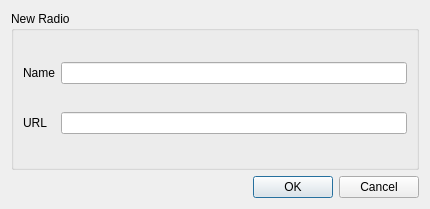
<?xml version="1.0" encoding="UTF-8"?>
<ui version="4.0">
 <class>InsertDialog</class>
 <widget class="QDialog" name="InsertDialog">
  <property name="geometry">
   <rect>
    <x>0</x>
    <y>0</y>
    <width>430</width>
    <height>209</height>
   </rect>
  </property>
  <property name="windowTitle">
   <string>New Radio</string>
  </property>
  <layout class="QGridLayout" name="gridLayout">
   <item row="1" column="0">
    <widget class="QDialogButtonBox" name="buttonBox">
     <property name="orientation">
      <enum>Qt::Horizontal</enum>
     </property>
     <property name="standardButtons">
      <set>QDialogButtonBox::Cancel|QDialogButtonBox::Ok</set>
     </property>
    </widget>
   </item>
   <item row="0" column="0">
    <widget class="QGroupBox" name="groupBox">
     <property name="title">
      <string>New Radio</string>
     </property>
     <layout class="QGridLayout" name="gridLayout_2">
      <item row="0" column="0">
       <widget class="QLabel" name="label">
        <property name="sizePolicy">
         <sizepolicy hsizetype="Minimum" vsizetype="Preferred">
          <horstretch>0</horstretch>
          <verstretch>0</verstretch>
         </sizepolicy>
        </property>
        <property name="text">
         <string>Name</string>
        </property>
        <property name="buddy">
         <cstring>insertName</cstring>
        </property>
       </widget>
      </item>
      <item row="3" column="0">
       <widget class="QLabel" name="label_2">
        <property name="sizePolicy">
         <sizepolicy hsizetype="Minimum" vsizetype="Preferred">
          <horstretch>0</horstretch>
          <verstretch>0</verstretch>
         </sizepolicy>
        </property>
        <property name="text">
         <string>URL</string>
        </property>
        <property name="buddy">
         <cstring>insertUrl</cstring>
        </property>
       </widget>
      </item>
      <item row="0" column="1">
       <widget class="QLineEdit" name="insertName"/>
      </item>
      <item row="3" column="1">
       <widget class="QLineEdit" name="insertUrl">
        <property name="text">
         <string/>
        </property>
       </widget>
      </item>
     </layout>
    </widget>
   </item>
  </layout>
 </widget>
 <resources/>
 <connections>
  <connection>
   <sender>buttonBox</sender>
   <signal>accepted()</signal>
   <receiver>InsertDialog</receiver>
   <slot>accept()</slot>
   <hints>
    <hint type="sourcelabel">
     <x>248</x>
     <y>254</y>
    </hint>
    <hint type="destinationlabel">
     <x>157</x>
     <y>274</y>
    </hint>
   </hints>
  </connection>
  <connection>
   <sender>buttonBox</sender>
   <signal>rejected()</signal>
   <receiver>InsertDialog</receiver>
   <slot>reject()</slot>
   <hints>
    <hint type="sourcelabel">
     <x>316</x>
     <y>260</y>
    </hint>
    <hint type="destinationlabel">
     <x>286</x>
     <y>274</y>
    </hint>
   </hints>
  </connection>
 </connections>
</ui>
